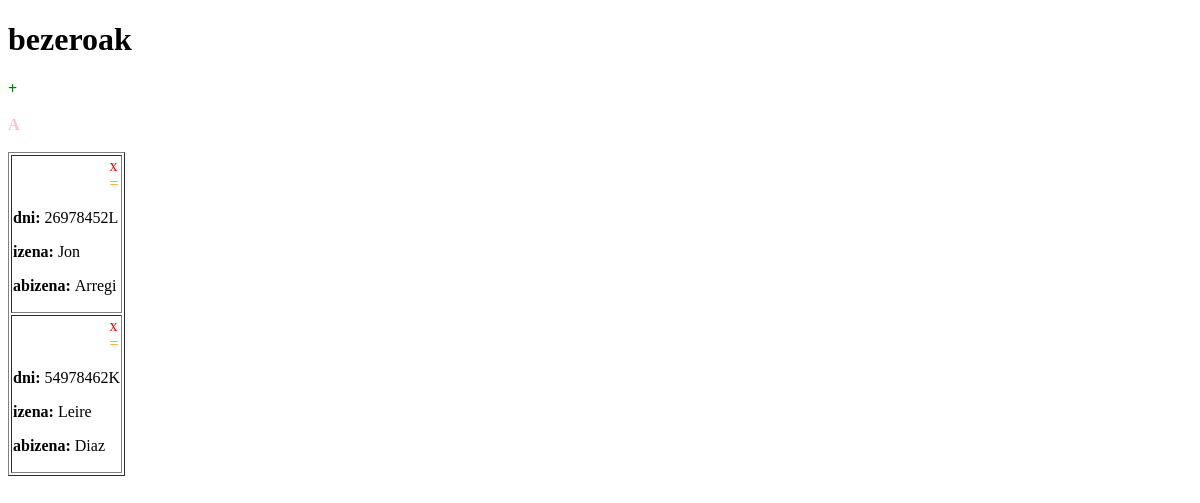
Before: / with the older database file.
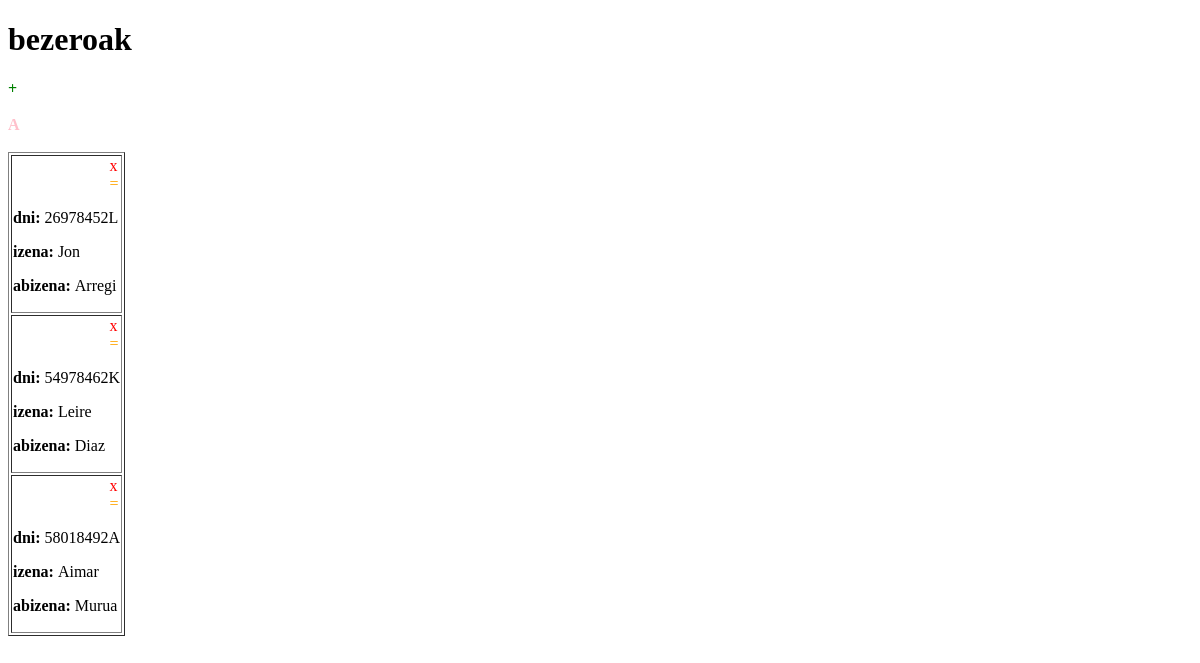
After: the same page with the newer database file.
### MahaiAlokairua/models.py (models this page shows, shortened)
class Bezeroa(models.Model):
    dni = models.CharField(max_length = 10, primary_key=True)
    izena = models.CharField(max_length = 25)
    abizena = models.CharField(max_length = 25)

### MahaiAlokairua/views.py (the view)
# urls.py: path('', views.index, name = 'index'),
def index(request):
    bezeroa = Bezeroa.objects.all
    return render(request, 'index.html', {'bezeroak':bezeroa})

### MahaiAlokairua/templates/index.html (shortened to what this page needs)
<!DOCTYPE html>
<html lang="en">
<head>
</head>
<body>
    <h1>bezeroak</h1>
    <a href="gehitu/" style="text-decoration: none; color: green;"><b>+</b></a><br><br>
    <a href="alokairua/" style="text-decoration: none; color: pink;"><b>A</b></a><br><br>
    <table border="1">
        {%for bezeroak in bezeroak%}
        <tr>
            <td>
                <a href="ezabatubezeroa/{{bezeroak.dni}}" style="text-decoration: none; color: red; margin-left: 90%;">x</a>
                <a href="eguneratubezeroa/{{bezeroak.dni}}" style="text-decoration: none; color: orange; margin-left: 90%;">=</a>
                <p><b>dni: </b>{{bezeroak.dni}}</p>
                <p><b>izena: </b>{{bezeroak.izena}}</p>
                <p><b>abizena: </b>{{bezeroak.abizena}}</p>
            </td>
        </tr>
        {%endfor%}
    </table>
</body>
</html>

Changed rows visible on the page:
added Bezeroa: dni "58018492A", izena "Aimar", abizena "Murua"
